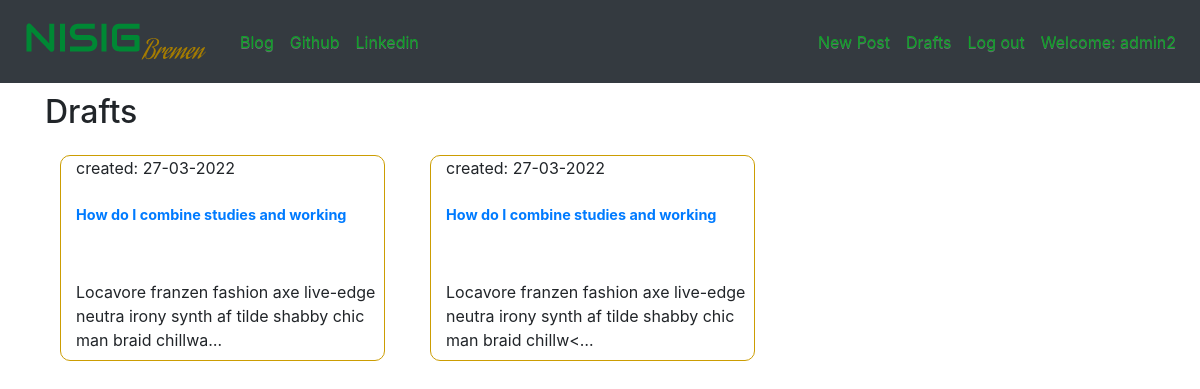
Page /drafts/ (signed in) on the earlier database version.
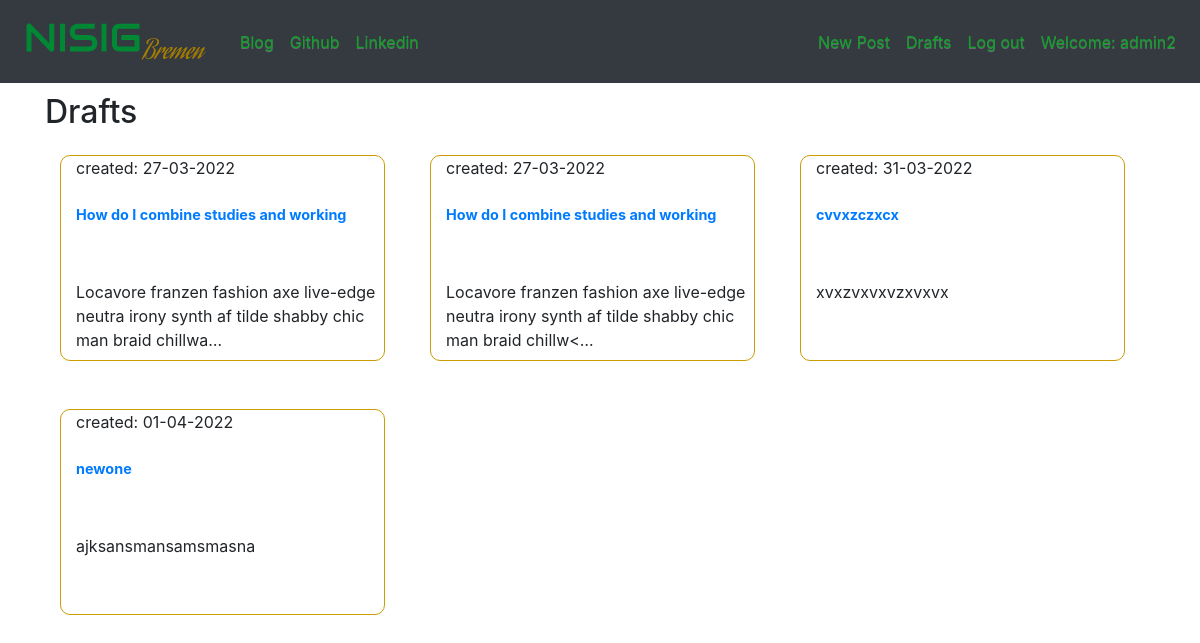
Same page on the later database version.
### nsig_blog/models.py (models this page shows, shortened)
class Post(models.Model):
    author=models.ForeignKey(User, on_delete=models.CASCADE,null=True) # connects each author to an auth user
    published_date=models.DateTimeField(blank=True,null=True)
    title=models.CharField(max_length=200)
    create_date=models.DateTimeField(default=timezone.now)
    text=models.TextField()

### nsig_blog/views.py (the view)
# urls.py: path('drafts/',views.PostDraftView.as_view(),name='post_draft'),
class PostDraftView (LoginRequiredMixin, ListView):
    login_url='/account/login/'
    template_name = 'nsig_blog/post_draft.html'
    context_object_name = 'post_draft'
    model=Post
    def get_queryset(self):
        return Post.objects.filter(published_date__isnull=True).order_by('create_date')

### nsig_blog/templates/nsig_blog/post_draft.html
{% extends "nsig_blog/base.html" %}
{% block bodyblk %}
<h2>Drafts</h2>
<div class="postlist-con row">
    {% for post in post_draft %}
    <div class="col-lg-4 col-md-6 col-sm-12 mb-5">
        <div class="postlist-bs">
            <p class="date"> created: {{ post.create_date|date:'d-m-Y' }}</p>
            <p class="postlist-titl mt-4"><a href="{% url 'post_detail' pk=post.pk %}">{{ post.title }}</a></p>
            <div class="draftlist-bs">
                <p  class=""> {{ post.text|truncatechars:100|safe }} </p>
            </div>
        </div>
    </div>
    {% endfor %}
</div>
{% endblock %}

Differences in the rows shown:
added Post: create_date "31-03-2022", title "cvvxzczxcx", text "xvxzvxvxvzxvxvx"
added Post: create_date "01-04-2022", title "newone", text "ajksansmansamsmasna"
